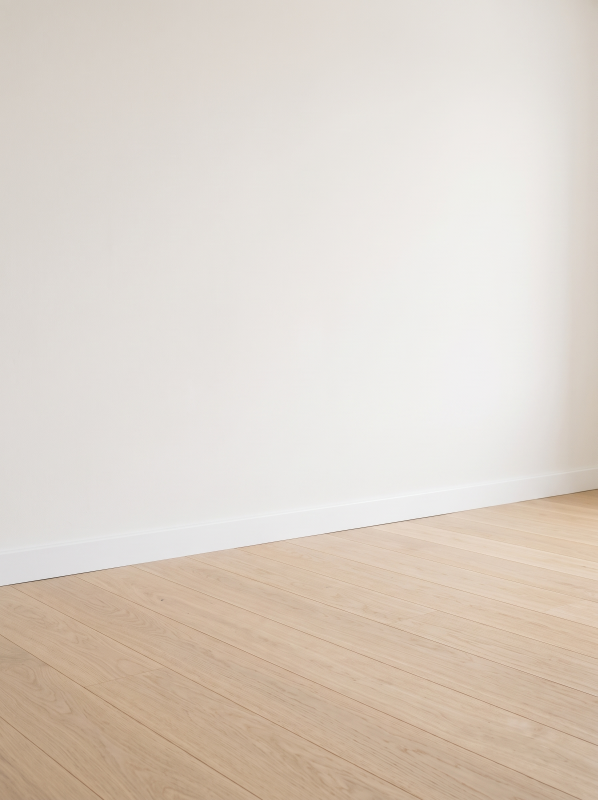
#> input picture scripts/fotos-cabeceros/gen/fondo.png, 1792 x 2400 px (shown at 1/3 size)
$ python -i qa.py   (imports and definitions only)
#> lines starting #> are read from the running program, lines starting #| are printed output that depends on the picture
#> further down, picture is the input picture: PIL image 1792x2400 RGB; mean R, G, B 220.7, 210.3, 199.9
import numpy as np
from PIL import Image, ImageFilter
def bordes(im, q=(448,600)):
#> called with q = (448, 600)
    g=im.convert("L").resize(q, Image.LANCZOS).filter(ImageFilter.FIND_EDGES).filter(ImageFilter.GaussianBlur(3))
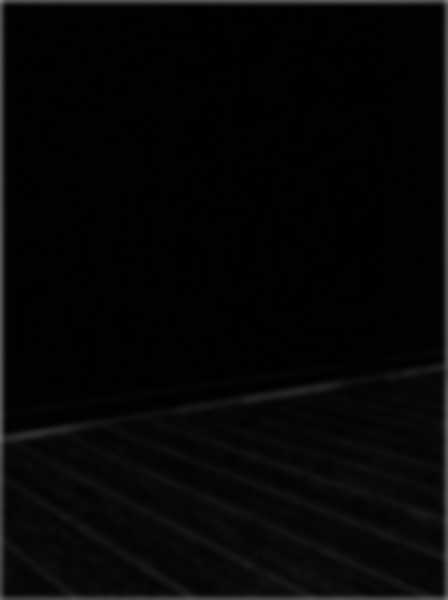
#> g: PIL image 448x600 L; min 0, max 128, mean 6.1
    a=np.asarray(g,float); return (a-a.mean())/(a.std()+1e-6)
#> after `return (a - a.mean()) / (a.std() + 1e-06)`:
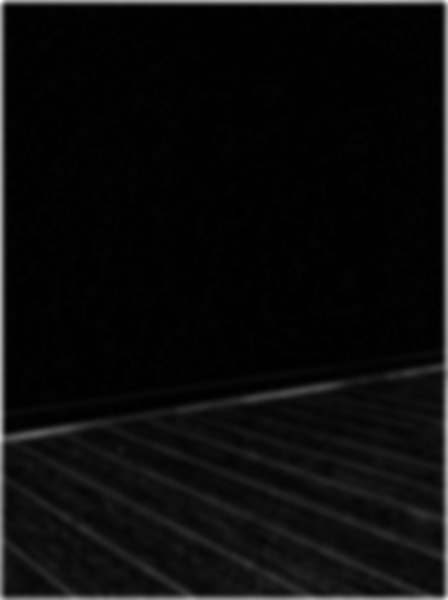
#> returned value: shape (600, 448) float64; min -0.53, max 10.59, mean 5.41e-17; drawn with min black and max white
def parecido(gen, comp):
    a=bordes(Image.open(gen) if isinstance(gen,str) else gen); b=bordes(Image.open(comp) if isinstance(comp,str) else comp)
    return float((a*b).mean())

>>> from PIL import Image
>>> picture = Image.open('fondo.png')
>>> result = bordes(picture)
